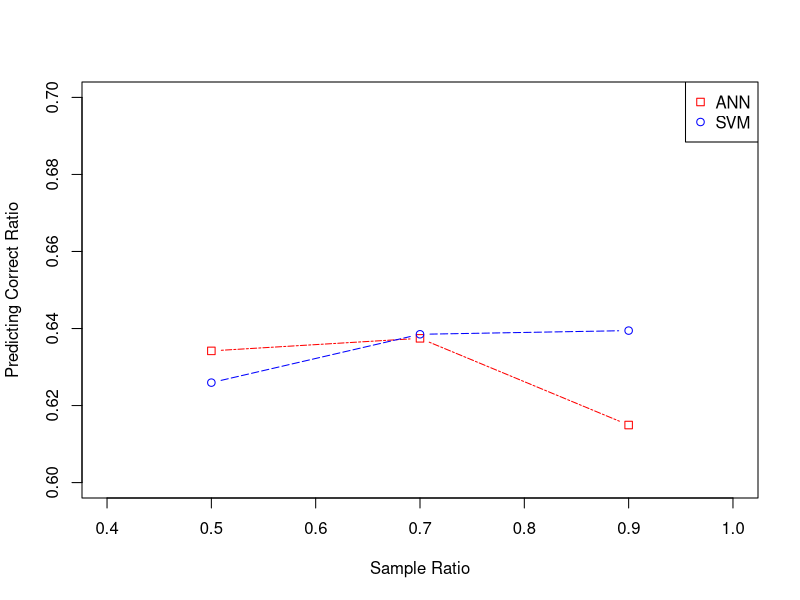

Here is the R script that generated this plot:

rm(list = ls())

dd <- read.csv("case_analysis_for_fall_height.csv")
r.d <- dd[which(dd$Degree != "NULL"), ]
r.d <- r.d[which(r.d$FallDist != 0), ]
r.d <- r.d[which(r.d$FallHt != 0), ]

mdist <- function(x){
    t <- as.matrix(x)
    p <- dim(t)[2]
    m <- apply(t, 2, mean)
    s <- var(t)
    mahalanobis(t, m, s)
}

md <- mdist(r.d[, -c(1)])
c <- qchisq(0.90, df = 2)
d <- r.d[md < c, ]

###################################################
###################################################

# raw data description
# plot(d$FallDist, d$FallHt, type = "n", 
#      xlab = "Fall Distance", 
#      ylab="Fall Height")
# 
# for(i in seq(1, dim(d)[1])){
#     if(d[i, 1] == "Non Hospitalized injury")
#         colVal = "green"
#     if(d[i, 1] == "Hospitalized injury")
#         colVal = "blue"
#     if(d[i, 1] == "Fatality")
#         colVal = "red"
#     points(d[i, 2], d[i, 3], col = colVal)
# }
# legend("bottomright", c("Non Hospitalized", "Hospitalized", "Fatality"),
#        pch =rep(1, 3),
#        col = c("green", "blue", "red"))

# boxplot(FallHt ~ Degree, data = d,
#         main = "Injury Degree VS. Fall Height",
#         xlab = "Injury Degree",
#         ylab = "Fall Height")
# 
# boxplot(FallDist ~ Degree, data = d,
#         main = "Injury Degree VS. Fall Distance",
#         xlab = "Injury Degree",
#         ylab = "Fall Distance")

###################################################
###################################################

d$FallDist <- (d$FallDist - min(d$FallDist)) / abs(max(d$FallDist) - min(d$FallDist))
d$FallHt <- (d$FallHt - min(d$FallHt)) / abs(max(d$FallHt) - min(d$FallHt))

# 50% 70% 90%
train.sample = sample(1:dim(d)[1], dim(d)[1] * 0.7)
d.train = d[train.sample, ]
d.test = d[-train.sample, ]

# # 1 nnet
# library(nnet)
# fit <- nnet(Degree~ FallHt + FallDist, data = d.train, size = 3)
# 
# r <- predict(fit, d.test)
# 
# correct_record = 0
# for(i in seq(1, dim(r)[1])){
#     r.name <- names(which(r[i, ] == max(r[i, ])))
#     if(r.name == d.test[i, 1]){
#         correct_record = correct_record + 1
#     }
# }
# 
# correct_ratio <- correct_record / dim(r)[1]

# # 2 k-means
# library(stats)
# d <- cbind(d, DegreeVal = rep(0, dim(d)[1]))
# d[which(d$Degree == "Fatality"), 4] <- 3
# d[which(d$Degree == "Hospitalized injury"), 4] <- 2
# d[which(d$Degree == "Non Hospitalized injury"), 4] <- 1
# 
# d.frame <- data.frame(FallDist = d$FallDist, FallHt = d$FallHt, DegreeVal = d$DegreeVal)
# fit <- kmeans(d.frame, 3)
# 
# # table(d[which(fit$cluster == 1), 1])
# # table(d[which(fit$cluster == 2), 1])
# # table(d[which(fit$cluster == 3), 1])

# # 3 svm
# library(e1071)
# fit <- svm(Degree ~ FallDist + FallHt, data = d.train)
# r <- predict(fit, d.test)
# print(table(d.test$Degree, r))



ann = c(0.6341954, 0.6374521, 0.6149425)
svm = c(0.625952, 0.6385017, 0.6394597)
plot(0:1, 0:1, type = "n", 
     xlab = "Sample Ratio", 
     ylab="Predicting Correct Ratio",
     xlim = c(0.4, 1),
     ylim = c(0.6, 0.7))
x = c(0.5 , 0.7, 0.9)
points(x, ann, type = "b", lty=6, pch=0, col="red")
points(x, svm, type = "b", lty=5, pch=1, col="blue")
legend("topright", c("ANN", "SVM"), col = c("red", "blue"), pch = c(0,1))








